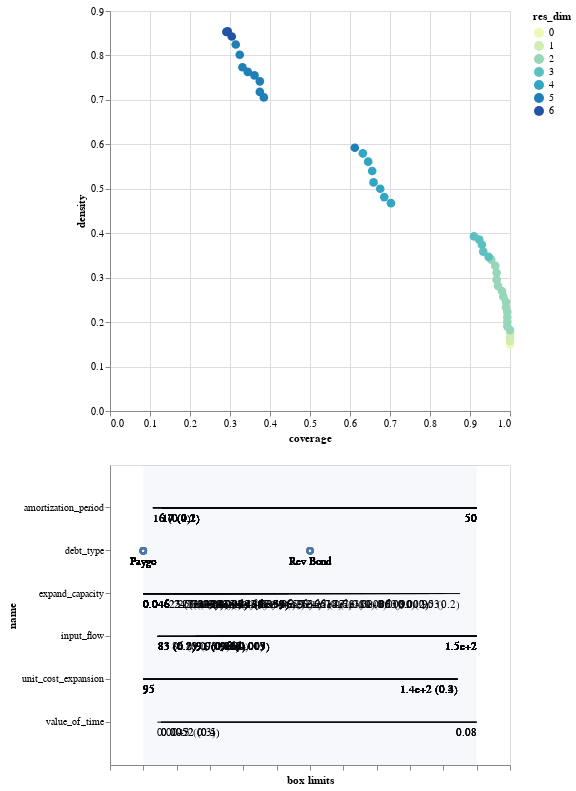

Here is the notebook cell this chart was saved with:
### Code cell
tradeoff = box1.inspect_tradeoff()
tradeoff

### Figure 1 — Vega-Lite specification as saved in the notebook (floating-point values rounded to 4 significant figures)
{"$schema": "https://vega.github.io/schema/vega-lite/v2.6.0.json", "config": {"view": {"height": 300, "width": 400}}, "datasets": {"data-9b987264d61400fddf5cb39d14beeb17": [{"coverage": 1, "density": 0.1495, "id": 0, "mass": 1, "mean": 0.1495, "res_dim": 0}, {"coverage": 1, "density": 0.1574, "id": 1, "mass": 0.95, "mean": 0.1574, "res_dim": 1}, {"coverage": 1, "density": 0.1657, "id": 2, "mass": 0.9025, "mean": 0.1657, "res_dim": 1}, {"coverage": 1, "density": 0.1744, "id": 3, "mass": 0.857, "mean": 0.1744, "res_dim": 1}, {"coverage": 1, "density": 0.1821, "id": 4, "mass": 0.821, "mean": 0.1821, "res_dim": 2}, {"coverage": 0.9933, "density": 0.1905, "id": 5, "mass": 0.7795, "mean": 0.1905, "res_dim": 2}, {"coverage": 0.9933, "density": 0.2005, "id": 6, "mass": 0.7405, "mean": 0.2005, "res_dim": 2}, {"coverage": 0.9933, "density": 0.2112, "id": 7, "mass": 0.703, "mean": 0.2112, "res_dim": 2}, {"coverage": 0.9933, "density": 0.2225, "id": 8, "mass": 0.6675, "mean": 0.2225, "res_dim": 2}, {"coverage": 0.99, "density": 0.2334, "id": 9, "mass": 0.634, "mean": 0.2334, "res_dim": 2}, {"coverage": 0.99, "density": 0.2458, "id": 10, "mass": 0.602, "mean": 0.2458, "res_dim": 2}, {"coverage": 0.9833, "density": 0.2572, "id": 11, "mass": 0.5715, "mean": 0.2572, "res_dim": 2}, {"coverage": 0.9799, "density": 0.27, "id": 12, "mass": 0.5425, "mean": 0.27, "res_dim": 2}, {"coverage": 0.9699, "density": 0.2816, "id": 13, "mass": 0.515, "mean": 0.2816, "res_dim": 2}, {"coverage": 0.9666, "density": 0.2955, "id": 14, "mass": 0.489, "mean": 0.2955, "res_dim": 2}, {"coverage": 0.9666, "density": 0.3111, "id": 15, "mass": 0.4645, "mean": 0.3111, "res_dim": 2}, {"coverage": 0.9632, "density": 0.3265, "id": 16, "mass": 0.441, "mean": 0.3265, "res_dim": 2}, {"coverage": 0.9532, "density": 0.3405, "id": 17, "mass": 0.4185, "mean": 0.3405, "res_dim": 2}, {"coverage": 0.9465, "density": 0.3468, "id": 18, "mass": 0.408, "mean": 0.3468, "res_dim": 3}, {"coverage": 0.9331, "density": 0.3586, "id": 19, "mass": 0.389, "mean": 0.3586, "res_dim": 3}, {"coverage": 0.9298, "density": 0.3742, "id": 20, "mass": 0.3715, "mean": 0.3742, "res_dim": 3}, {"coverage": 0.9231, "density": 0.3855, "id": 21, "mass": 0.358, "mean": 0.3855, "res_dim": 3}, {"coverage": 0.9097, "density": 0.3931, "id": 22, "mass": 0.346, "mean": 0.3931, "res_dim": 3}, {"coverage": 0.7023, "density": 0.4677, "id": 23, "mass": 0.2245, "mean": 0.4677, "res_dim": 4}, {"coverage": 0.6856, "density": 0.4812, "id": 24, "mass": 0.213, "mean": 0.4812, "res_dim": 4}, {"coverage": 0.6756, "density": 0.5, "id": 25, "mass": 0.202, "mean": 0.5, "res_dim": 4}, {"coverage": 0.6589, "density": 0.5144, "id": 26, "mass": 0.1915, "mean": 0.5144, "res_dim": 4}, {"coverage": 0.6555, "density": 0.5399, "id": 27, "mass": 0.1815, "mean": 0.5399, "res_dim": 4}, {"coverage": 0.6455, "density": 0.561, "id": 28, "mass": 0.172, "mean": 0.561, "res_dim": 4}, {"coverage": 0.6321, "density": 0.5798, "id": 29, "mass": 0.163, "mean": 0.5798, "res_dim": 4}, {"coverage": 0.612, "density": 0.5922, "id": 30, "mass": 0.1545, "mean": 0.5922, "res_dim": 5}, {"coverage": 0.3846, "density": 0.7055, "id": 31, "mass": 0.0815, "mean": 0.7055, "res_dim": 5}, {"coverage": 0.3746, "density": 0.7179, "id": 32, "mass": 0.078, "mean": 0.7179, "res_dim": 5}, {"coverage": 0.3746, "density": 0.7417, "id": 33, "mass": 0.0755, "mean": 0.7417, "res_dim": 5}, {"coverage": 0.3612, "density": 0.7552, "id": 34, "mass": 0.0715, "mean": 0.7552, "res_dim": 5}, {"coverage": 0.3445, "density": 0.763, "id": 35, "mass": 0.0675, "mean": 0.763, "res_dim": 5}, {"coverage": 0.3311, "density": 0.7734, "id": 36, "mass": 0.064, "mean": 0.7734, "res_dim": 5}, {"coverage": 0.3244, "density": 0.8017, "id": 37, "mass": 0.0605, "mean": 0.8017, "res_dim": 5}, {"coverage": 0.3144, "density": 0.8246, "id": 38, "mass": 0.057, "mean": 0.8246, "res_dim": 5}, {"coverage": 0.3043, "density": 0.8426, "id": 39, "mass": 0.054, "mean": 0.8426, "res_dim": 6}, {"coverage": 0.291, "density": 0.8529, "id": 40, "mass": 0.051, "mean": 0.8529, "res_dim": 6}, {"coverage": 0.2943, "density": 0.8544, "id": 41, "mass": 0.0515, "mean": 0.8544, "res_dim": 6}], "data-bb8d07f6df3d47a6a475317795287b23": [{"end": 1, "start": 0}], "data-dd42aa164922258746bc0a9a13bbf689": [{"id": 1, "maximum": 99.99, "minimum": 0.04576, "name": "expand_capacity", "qp_lower": -1, "qp_upper": 0.176, "x1": 0.04576, "x2": 95.01}, {"id": 2, "maximum": 99.99, "minimum": 0.04576, "name": "expand_capacity", "qp_lower": -1, "qp_upper": 0.03057, "x1": 0.04576, "x2": 90.23}, {"id": 3, "maximum": 99.99, "minimum": 0.04576, "name": "expand_capacity", "qp_lower": -1, "qp_upper": 0.00248, "x1": 0.04576, "x2": 85.68}, {"id": 4, "maximum": 99.99, "minimum": 0.04576, "name": "expand_capacity", "qp_lower": -1, "qp_upper": 0.002392, "x1": 0.04576, "x2": 85.68}, {"id": 4, "maximum": 150, "minimum": 80, "name": "input_flow", "qp_lower": 0.2156, "qp_upper": -1, "x1": 83, "x2": 150}, {"id": 5, "maximum": 99.99, "minimum": 0.04576, "name": "expand_capacity", "qp_lower": -1, "qp_upper": 0.000147, "x1": 0.04576, "x2": 81.45}, {"id": 5, "maximum": 150, "minimum": 80, "name": "input_flow", "qp_lower": 0.2099, "qp_upper": -1, "x1": 83, "x2": 150}, {"id": 6, "maximum": 99.99, "minimum": 0.04576, "name": "expand_capacity", "qp_lower": -1, "qp_upper": 2.957e-06, "x1": 0.04576, "x2": 77.21}, {"id": 6, "maximum": 150, "minimum": 80, "name": "input_flow", "qp_lower": 0.221, "qp_upper": -1, "x1": 83, "x2": 150}, {"id": 7, "maximum": 99.99, "minimum": 0.04576, "name": "expand_capacity", "qp_lower": -1, "qp_upper": 2.685e-08, "x1": 0.04576, "x2": 73.22}, {"id": 7, "maximum": 150, "minimum": 80, "name": "input_flow", "qp_lower": 0.2266, "qp_upper": -1, "x1": 83, "x2": 150}, {"id": 8, "maximum": 99.99, "minimum": 0.04576, "name": "expand_capacity", "qp_lower": -1, "qp_upper": 1.189e-10, "x1": 0.04576, "x2": 69.62}, {"id": 8, "maximum": 150, "minimum": 80, "name": "input_flow", "qp_lower": 0.2172, "qp_upper": -1, "x1": 83, "x2": 150}, {"id": 9, "maximum": 99.99, "minimum": 0.04576, "name": "expand_capacity", "qp_lower": -1, "qp_upper": 4.474e-13, "x1": 0.04576, "x2": 66.1}, {"id": 9, "maximum": 150, "minimum": 80, "name": "input_flow", "qp_lower": 0.2167, "qp_upper": -1, "x1": 83, "x2": 150}, {"id": 10, "maximum": 99.99, "minimum": 0.04576, "name": "expand_capacity", "qp_lower": -1, "qp_upper": 5.227e-16, "x1": 0.04576, "x2": 62.74}, {"id": 10, "maximum": 150, "minimum": 80, "name": "input_flow", "qp_lower": 0.2162, "qp_upper": -1, "x1": 83, "x2": 150}, {"id": 11, "maximum": 99.99, "minimum": 0.04576, "name": "expand_capacity", "qp_lower": -1, "qp_upper": 1.078e-18, "x1": 0.04576, "x2": 59.5}, {"id": 11, "maximum": 150, "minimum": 80, "name": "input_flow", "qp_lower": 0.2223, "qp_upper": -1, "x1": 83, "x2": 150}, {"id": 12, "maximum": 99.99, "minimum": 0.04576, "name": "expand_capacity", "qp_lower": -1, "qp_upper": 7.29e-22, "x1": 0.04576, "x2": 56.45}, {"id": 12, "maximum": 150, "minimum": 80, "name": "input_flow", "qp_lower": 0.2241, "qp_upper": -1, "x1": 83, "x2": 150}, {"id": 13, "maximum": 99.99, "minimum": 0.04576, "name": "expand_capacity", "qp_lower": -1, "qp_upper": 1.361e-24, "x1": 0.04576, "x2": 53.63}, {"id": 13, "maximum": 150, "minimum": 80, "name": "input_flow", "qp_lower": 0.217, "qp_upper": -1, "x1": 83, "x2": 150}, {"id": 14, "maximum": 99.99, "minimum": 0.04576, "name": "expand_capacity", "qp_lower": -1, "qp_upper": 4.005e-28, "x1": 0.04576, "x2": 50.95}, {"id": 14, "maximum": 150, "minimum": 80, "name": "input_flow", "qp_lower": 0.2144, "qp_upper": -1, "x1": 83, "x2": 150}, {"id": 15, "maximum": 99.99, "minimum": 0.04576, "name": "expand_capacity", "qp_lower": -1, "qp_upper": 3.22e-32, "x1": 0.04576, "x2": 48.41}, {"id": 15, "maximum": 150, "minimum": 80, "name": "input_flow", "qp_lower": 0.2117, "qp_upper": -1, "x1": 83, "x2": 150}, {"id": 16, "maximum": 99.99, "minimum": 0.04576, "name": "expand_capacity", "qp_lower": -1, "qp_upper": 3.366e-36, "x1": 0.04576, "x2": 45.83}, {"id": 16, "maximum": 150, "minimum": 80, "name": "input_flow", "qp_lower": 0.2227, "qp_upper": -1, "x1": 83, "x2": 150}, {"id": 17, "maximum": 99.99, "minimum": 0.04576, "name": "expand_capacity", "qp_lower": -1, "qp_upper": 1.599e-39, "x1": 0.04576, "x2": 43.59}, {"id": 17, "maximum": 150, "minimum": 80, "name": "input_flow", "qp_lower": 0.2097, "qp_upper": -1, "x1": 83, "x2": 150}, {"id": 18, "maximum": 50, "minimum": 15, "name": "amortization_period", "qp_lower": 0.3643, "qp_upper": -1, "x1": 16, "x2": 50}, {"id": 18, "maximum": 99.99, "minimum": 0.04576, "name": "expand_capacity", "qp_lower": -1, "qp_upper": 3.993e-39, "x1": 0.04576, "x2": 43.59}, {"id": 18, "maximum": 150, "minimum": 80, "name": "input_flow", "qp_lower": 0.2104, "qp_upper": -1, "x1": 83, "x2": 150}, {"id": 19, "maximum": 50, "minimum": 15, "name": "amortization_period", "qp_lower": 0.3557, "qp_upper": -1, "x1": 16, "x2": 50}, {"id": 19, "maximum": 99.99, "minimum": 0.04576, "name": "expand_capacity", "qp_lower": -1, "qp_upper": 5.721e-39, "x1": 0.04576, "x2": 43.59}, {"id": 19, "maximum": 150, "minimum": 80, "name": "input_flow", "qp_lower": 0.0699, "qp_upper": -1, "x1": 86, "x2": 150}, {"id": 20, "maximum": 50, "minimum": 15, "name": "amortization_period", "qp_lower": 0.3552, "qp_upper": -1, "x1": 16, "x2": 50}, {"id": 20, "maximum": 99.99, "minimum": 0.04576, "name": "expand_capacity", "qp_lower": -1, "qp_upper": 3.398e-39, "x1": 0.04576, "x2": 43.59}, {"id": 20, "maximum": 150, "minimum": 80, "name": "input_flow", "qp_lower": 0.009976, "qp_upper": -1, "x1": 89, "x2": 150}, {"id": 21, "maximum": 50, "minimum": 15, "name": "amortization_period", "qp_lower": 0.358, "qp_upper": -1, "x1": 16, "x2": 50}, {"id": 21, "maximum": 99.99, "minimum": 0.04576, "name": "expand_capacity", "qp_lower": -1, "qp_upper": 1.302e-39, "x1": 0.04576, "x2": 43.59}, {"id": 21, "maximum": 150, "minimum": 80, "name": "input_flow", "qp_lower": 0.00179, "qp_upper": -1, "x1": 91, "x2": 150}, {"id": 22, "maximum": 50, "minimum": 15, "name": "amortization_period", "qp_lower": 0.2216, "qp_upper": -1, "x1": 17, "x2": 50}, {"id": 22, "maximum": 99.99, "minimum": 0.04576, "name": "expand_capacity", "qp_lower": -1, "qp_upper": 9.793e-40, "x1": 0.04576, "x2": 43.59}, {"id": 22, "maximum": 150, "minimum": 80, "name": "input_flow", "qp_lower": 0.00194, "qp_upper": -1, "x1": 91, "x2": 150}, {"id": 23, "maximum": 50, "minimum": 15, "name": "amortization_period", "qp_lower": 0.1674, "qp_upper": -1, "x1": 17, "x2": 50}, {"id": 23, "maximum": 99.99, "minimum": 0.04576, "name": "expand_capacity", "qp_lower": -1, "qp_upper": 6.314e-34, "x1": 0.04576, "x2": 43.59}, {"id": 23, "maximum": 150, "minimum": 80, "name": "input_flow", "qp_lower": 0.004239, "qp_upper": -1, "x1": 91, "x2": 150}, {"id": 24, "maximum": 50, "minimum": 15, "name": "amortization_period", "qp_lower": 0.1529, "qp_upper": -1, "x1": 17, "x2": 50}, {"id": 24, "maximum": 99.99, "minimum": 0.04576, "name": "expand_capacity", "qp_lower": -1, "qp_upper": 2.43e-35, "x1": 0.04576, "x2": 41.86}, {"id": 24, "maximum": 150, "minimum": 80, "name": "input_flow", "qp_lower": 0.005283, "qp_upper": -1, "x1": 91, "x2": 150}, {"id": 25, "maximum": 50, "minimum": 15, "name": "amortization_period", "qp_lower": 0.145, "qp_upper": -1, "x1": 17, "x2": 50}, {"id": 25, "maximum": 99.99, "minimum": 0.04576, "name": "expand_capacity", "qp_lower": -1, "qp_upper": 7.454e-38, "x1": 0.04576, "x2": 39.87}, {"id": 25, "maximum": 150, "minimum": 80, "name": "input_flow", "qp_lower": 0.006289, "qp_upper": -1, "x1": 91, "x2": 150}, {"id": 26, "maximum": 50, "minimum": 15, "name": "amortization_period", "qp_lower": 0.1404, "qp_upper": -1, "x1": 17, "x2": 50}, {"id": 26, "maximum": 99.99, "minimum": 0.04576, "name": "expand_capacity", "qp_lower": -1, "qp_upper": 3.248e-39, "x1": 0.04576, "x2": 37.45}, {"id": 26, "maximum": 150, "minimum": 80, "name": "input_flow", "qp_lower": 0.008402, "qp_upper": -1, "x1": 91, "x2": 150}, {"id": 27, "maximum": 50, "minimum": 15, "name": "amortization_period", "qp_lower": 0.1632, "qp_upper": -1, "x1": 17, "x2": 50}, {"id": 27, "maximum": 99.99, "minimum": 0.04576, "name": "expand_capacity", "qp_lower": -1, "qp_upper": 4.797e-43, "x1": 0.04576, "x2": 35.16}, {"id": 27, "maximum": 150, "minimum": 80, "name": "input_flow", "qp_lower": 0.009992, "qp_upper": -1, "x1": 91, "x2": 150}, {"id": 28, "maximum": 50, "minimum": 15, "name": "amortization_period", "qp_lower": 0.1563, "qp_upper": -1, "x1": 17, "x2": 50}, {"id": 28, "maximum": 99.99, "minimum": 0.04576, "name": "expand_capacity", "qp_lower": -1, "qp_upper": 1.058e-45, "x1": 0.04576, "x2": 33.35}, {"id": 28, "maximum": 150, "minimum": 80, "name": "input_flow", "qp_lower": 0.01057, "qp_upper": -1, "x1": 91, "x2": 150}, {"id": 29, "maximum": 50, "minimum": 15, "name": "amortization_period", "qp_lower": 0.1654, "qp_upper": -1, "x1": 17, "x2": 50}, {"id": 29, "maximum": 99.99, "minimum": 0.04576, "name": "expand_capacity", "qp_lower": -1, "qp_upper": 1.157e-47, "x1": 0.04576, "x2": 31.56}, {"id": 29, "maximum": 150, "minimum": 80, "name": "input_flow", "qp_lower": 0.01054, "qp_upper": -1, "x1": 91, "x2": 150}, {"id": 30, "maximum": 50, "minimum": 15, "name": "amortization_period", "qp_lower": 0.1695, "qp_upper": -1, "x1": 17, "x2": 50}, {"id": 30, "maximum": 99.99, "minimum": 0.04576, "name": "expand_capacity", "qp_lower": -1, "qp_upper": 3.624e-46, "x1": 0.04576, "x2": 31.56}, {"id": 30, "maximum": 150, "minimum": 80, "name": "input_flow", "qp_lower": 0.01343, "qp_upper": -1, "x1": 91, "x2": 150}, {"id": 30, "maximum": 145.0, "minimum": 95.01, "name": "unit_cost_expansion", "qp_lower": -1, "qp_upper": 0.3505, "x1": 95.01, "x2": 142.1}, {"id": 31, "maximum": 50, "minimum": 15, "name": "amortization_period", "qp_lower": 0.1313, "qp_upper": -1, "x1": 17, "x2": 50}, {"id": 31, "maximum": 99.99, "minimum": 0.04576, "name": "expand_capacity", "qp_lower": -1, "qp_upper": 3.341e-29, "x1": 0.04576, "x2": 31.56}, {"id": 31, "maximum": 150, "minimum": 80, "name": "input_flow", "qp_lower": 0.05686, "qp_upper": -1, "x1": 91, "x2": 150}, {"id": 31, "maximum": 145.0, "minimum": 95.01, "name": "unit_cost_expansion", "qp_lower": -1, "qp_upper": 0.329, "x1": 95.01, "x2": 142.1}, {"id": 32, "maximum": 50, "minimum": 15, "name": "amortization_period", "qp_lower": 0.1845, "qp_upper": -1, "x1": 17, "x2": 50}, {"id": 32, "maximum": 99.99, "minimum": 0.04576, "name": "expand_capacity", "qp_lower": -1, "qp_upper": 3.091e-28, "x1": 0.04576, "x2": 31.56}, {"id": 32, "maximum": 150, "minimum": 80, "name": "input_flow", "qp_lower": 0.04409, "qp_upper": -1, "x1": 93, "x2": 150}, {"id": 32, "maximum": 145.0, "minimum": 95.01, "name": "unit_cost_expansion", "qp_lower": -1, "qp_upper": 0.3828, "x1": 95.01, "x2": 142.1}, {"id": 33, "maximum": 50, "minimum": 15, "name": "amortization_period", "qp_lower": 0.1934, "qp_upper": -1, "x1": 17, "x2": 50}, {"id": 33, "maximum": 99.99, "minimum": 0.04576, "name": "expand_capacity", "qp_lower": -1, "qp_upper": 1.819e-28, "x1": 0.04576, "x2": 31.56}, {"id": 33, "maximum": 150, "minimum": 80, "name": "input_flow", "qp_lower": 0.01062, "qp_upper": -1, "x1": 96, "x2": 150}, {"id": 33, "maximum": 145.0, "minimum": 95.01, "name": "unit_cost_expansion", "qp_lower": -1, "qp_upper": 0.4126, "x1": 95.01, "x2": 142.1}, {"id": 34, "maximum": 50, "minimum": 15, "name": "amortization_period", "qp_lower": 0.1607, "qp_upper": -1, "x1": 17, "x2": 50}, {"id": 34, "maximum": 99.99, "minimum": 0.04576, "name": "expand_capacity", "qp_lower": -1, "qp_upper": 1.863e-29, "x1": 0.04576, "x2": 29.72}, {"id": 34, "maximum": 150, "minimum": 80, "name": "input_flow", "qp_lower": 0.007482, "qp_upper": -1, "x1": 96, "x2": 150}, {"id": 34, "maximum": 145.0, "minimum": 95.01, "name": "unit_cost_expansion", "qp_lower": -1, "qp_upper": 0.3303, "x1": 95.01, "x2": 142.1}, {"id": 35, "maximum": 50, "minimum": 15, "name": "amortization_period", "qp_lower": 0.1812, "qp_upper": -1, "x1": 17, "x2": 50}, {"id": 35, "maximum": 99.99, "minimum": 0.04576, "name": "expand_capacity", "qp_lower": -1, "qp_upper": 8.408e-29, "x1": 0.04576, "x2": 27.57}, {"id": 35, "maximum": 150, "minimum": 80, "name": "input_flow", "qp_lower": 0.008588, "qp_upper": -1, "x1": 96, "x2": 150}, {"id": 35, "maximum": 145.0, "minimum": 95.01, "name": "unit_cost_expansion", "qp_lower": -1, "qp_upper": 0.321, "x1": 95.01, "x2": 142.1}, {"id": 36, "maximum": 50, "minimum": 15, "name": "amortization_period", "qp_lower": 0.1684, "qp_upper": -1, "x1": 17, "x2": 50}, {"id": 36, "maximum": 99.99, "minimum": 0.04576, "name": "expand_capacity", "qp_lower": -1, "qp_upper": 1.39e-28, "x1": 0.04576, "x2": 26.7}, {"id": 36, "maximum": 150, "minimum": 80, "name": "input_flow", "qp_lower": 0.007395, "qp_upper": -1, "x1": 96, "x2": 150}, {"id": 36, "maximum": 145.0, "minimum": 95.01, "name": "unit_cost_expansion", "qp_lower": -1, "qp_upper": 0.3095, "x1": 95.01, "x2": 142.1}, {"id": 37, "maximum": 50, "minimum": 15, "name": "amortization_period", "qp_lower": 0.1771, "qp_upper": -1, "x1": 17, "x2": 50}, {"id": 37, "maximum": 99.99, "minimum": 0.04576, "name": "expand_capacity", "qp_lower": -1, "qp_upper": 2.608e-30, "x1": 0.04576, "x2": 25.46}, {"id": 37, "maximum": 150, "minimum": 80, "name": "input_flow", "qp_lower": 0.006913, "qp_upper": -1, "x1": 96, "x2": 150}, {"id": 37, "maximum": 145.0, "minimum": 95.01, "name": "unit_cost_expansion", "qp_lower": -1, "qp_upper": 0.2827, "x1": 95.01, "x2": 142.1}, {"id": 38, "maximum": 50, "minimum": 15, "name": "amortization_period", "qp_lower": 0.1526, "qp_upper": -1, "x1": 17, "x2": 50}, {"id": 38, "maximum": 99.99, "minimum": 0.04576, "name": "expand_capacity", "qp_lower": -1, "qp_upper": 2.839e-31, "x1": 0.04576, "x2": 24.29}, {"id": 38, "maximum": 150, "minimum": 80, "name": "input_flow", "qp_lower": 0.005282, "qp_upper": -1, "x1": 96, "x2": 150}, {"id": 38, "maximum": 145.0, "minimum": 95.01, "name": "unit_cost_expansion", "qp_lower": -1, "qp_upper": 0.2577, "x1": 95.01, "x2": 142.1}, {"id": 39, "maximum": 50, "minimum": 15, "name": "amortization_period", "qp_lower": 0.173, "qp_upper": -1, "x1": 17, "x2": 50}, {"id": 39, "maximum": 99.99, "minimum": 0.04576, "name": "expand_capacity", "qp_lower": -1, "qp_upper": 2.491e-31, "x1": 0.04576, "x2": 24.29}, {"id": 39, "maximum": 150, "minimum": 80, "name": "input_flow", "qp_lower": 0.003127, "qp_upper": -1, "x1": 96, "x2": 150}, {"id": 39, "maximum": 145.0, "minimum": 95.01, "name": "unit_cost_expansion", "qp_lower": -1, "qp_upper": 0.2357, "x1": 95.01, "x2": 142.1}, {"id": 39, "maximum": 0.07996, "minimum": 0.001024, "name": "value_of_time", "qp_lower": 0.3662, "qp_upper": -1, "x1": 0.005203, "x2": 0.07996}, {"id": 40, "maximum": 50, "minimum": 15, "name": "amortization_period", "qp_lower": 0.2305, "qp_upper": -1, "x1": 17, "x2": 50}, {"id": 40, "maximum": 99.99, "minimum": 0.04576, "name": "expand_capacity", "qp_lower": -1, "qp_upper": 9.91e-30, "x1": 0.04576, "x2": 22.82}, {"id": 40, "maximum": 150, "minimum": 80, "name": "input_flow", "qp_lower": 0.006571, "qp_upper": -1, "x1": 96, "x2": 150}, {"id": 40, "maximum": 145.0, "minimum": 95.01, "name": "unit_cost_expansion", "qp_lower": -1, "qp_upper": 0.3069, "x1": 95.01, "x2": 142.1}, {"id": 40, "maximum": 0.07996, "minimum": 0.001024, "name": "value_of_time", "qp_lower": 0.4588, "qp_upper": -1, "x1": 0.005203, "x2": 0.07996}, {"id": 41, "maximum": 50, "minimum": 15, "name": "amortization_period", "qp_lower": 0.1577, "qp_upper": -1, "x1": 17, "x2": 50}, {"id": 41, "maximum": 99.99, "minimum": 0.04576, "name": "expand_capacity", "qp_lower": -1, "qp_upper": 2.914e-31, "x1": 0.04576, "x2": 22.82}, {"id": 41, "maximum": 150, "minimum": 80, "name": "input_flow", "qp_lower": 0.003073, "qp_upper": -1, "x1": 96, "x2": 150}, {"id": 41, "maximum": 145.0, "minimum": 95.01, "name": "unit_cost_expansion", "qp_lower": -1, "qp_upper": 0.2196, "x1": 95.01, "x2": 142.1}, {"id": 41, "maximum": 0.07996, "minimum": 0.001024, "name": "value_of_time", "qp_lower": 0.3386, "qp_upper": -1, "x1": 0.004332, "x2": 0.07996}], "data-eef51dfc33b89fdd0d72150eb2c96cec": [{"id": 23, "item": "Paygo", "n_items": 3, "name": "debt_type", "x": 0}, {"id": 23, "item": "Rev Bond", "n_items": 3, "name": "debt_type", "x": 0.5}, {"id": 24, "item": "Paygo", "n_items": 3, "name": "debt_type", "x": 0}, {"id": 24, "item": "Rev Bond", "n_items": 3, "name": "debt_type", "x": 0.5}, {"id": 25, "item": "Paygo", "n_items": 3, "name": "debt_type", "x": 0}, {"id": 25, "item": "Rev Bond", "n_items": 3, "name": "debt_type", "x": 0.5}, {"id": 26, "item": "Paygo", "n_items": 3, "name": "debt_type", "x": 0}, {"id": 26, "item": "Rev Bond", "n_items": 3, "name": "debt_type", "x": 0.5}, {"id": 27, "item": "Paygo", "n_items": 3, "name": "debt_type", "x": 0}, {"id": 27, "item": "Rev Bond", "n_items": 3, "name": "debt_type", "x": 0.5}, {"id": 28, "item": "Paygo", "n_items": 3, "name": "debt_type", "x": 0}, {"id": 28, "item": "Rev Bond", "n_items": 3, "name": "debt_type", "x": 0.5}, {"id": 29, "item": "Paygo", "n_items": 3, "name": "debt_type", "x": 0}, {"id": 29, "item": "Rev Bond", "n_items": 3, "name": "debt_type", "x": 0.5}, {"id": 30, "item": "Paygo", "n_items": 3, "name": "debt_type", "x": 0}, {"id": 30, "item": "Rev Bond", "n_items": 3, "name": "debt_type", "x": 0.5}, {"id": 31, "item": "Paygo", "n_items": 2, "name": "debt_type", "x": 0}, {"id": 32, "item": "Paygo", "n_items": 2, "name": "debt_type", "x": 0}, {"id": 33, "item": "Paygo", "n_items": 2, "name": "debt_type", "x": 0}, {"id": 34, "item": "Paygo", "n_items": 2, "name": "debt_type", "x": 0}, {"id": 35, "item": "Paygo", "n_items": 2, "name": "debt_type", "x": 0}, {"id": 36, "item": "Paygo", "n_items": 2, "name": "debt_type", "x": 0}, {"id": 37, "item": "Paygo", "n_items": 2, "name": "debt_type", "x": 0}, {"id": 38, "item": "Paygo", "n_items": 2, "name": "debt_type", "x": 0}, {"id": 39, "item": "Paygo", "n_items": 2, "name": "debt_type", "x": 0}, {"id": 40, "item": "Paygo", "n_items": 2, "name": "debt_type", "x": 0}, {"id": 41, "item": "Paygo", "n_items": 2, "name": "debt_type", "x": 0}]}, "vconcat": [{"data": {"name": "data-9b987264d61400fddf5cb39d14beeb17"}, "encoding": {"color": {"field": "res_dim", "scale": {"range": ["#eff9b6", "#d0edb3", "#97d6b9", "#5dc0c0", "#31a5c2", "#1f80b8", "#2354a3", "#21318d"]}, "type": "ordinal"}, "opacity": {"condition": {"selection": "selector001", "value": 1}, "value": 0.4}, "tooltip": [{"field": "id", "type": "ordinal"}, {"field": "coverage", "format": ".2", "type": "quantitative"}, {"field": "density", "format": ".2", "type": "quantitative"}, {"field": "res_dim", "type": "ordinal"}], "x": {"field": "coverage", "type": "quantitative"}, "y": {"field": "density", "type": "quantitative"}}, "height": 400, "mark": {"size": 75, "type": "circle"}, "selection": {"selector001": {"empty": "all", "fields": ["id"], "on": "click", "resolve": "global", "type": "single"}}, "width": 400}, {"layer": [{"data": {"name": "data-dd42aa164922258746bc0a9a13bbf689"}, "encoding": {"x": {"axis": {"grid": false, "labels": false, "title": "box limits"}, "field": "x_lower", "scale": {"domain": [0, 1], "padding": 0.1}, "type": "quantitative"}, "x2": {"field": "x_upper", "type": "quantitative"}, "y": {"field": "name", "scale": {"padding": 1}, "type": "nominal"}}, "mark": "rule", "transform": [{"as": "x_lower", "calculate": "(datum.x1-datum.minimum)/(datum.maximum-datum.minimum)"}, {"as": "x_upper", "calculate": "(datum.x2-datum.minimum)/(datum.maximum-datum.minimum)"}, {"filter": {"selection": "selector001"}}], "width": 400}, {"data": {"name": "data-dd42aa164922258746bc0a9a13bbf689"}, "encoding": {"text": {"field": "text", "type": "ordinal"}, "x": {"axis": {"grid": false, "labels": false, "title": "box limits"}, "field": "x_lower", "scale": {"domain": [0, 1], "padding": 0.1}, "type": "quantitative"}, "x2": {"field": "x_upper", "type": "quantitative"}, "y": {"field": "name", "scale": {"padding": 1}, "type": "nominal"}}, "mark": {"align": "left", "baseline": "top", "dy": 5, "type": "text"}, "transform": [{"as": "x_lower", "calculate": "(datum.x1-datum.minimum)/(datum.maximum-datum.minimum)"}, {"as": "x_upper", "calculate": "(datum.x2-datum.minimum)/(datum.maximum-datum.minimum)"}, {"filter": {"selection": "selector001"}}, {"as": "text", "calculate": "datum.qp_lower>0?format(datum.x1, \".2\")+\" (\"+format(datum.qp_lower, \".1~g\")+\")\" :format(datum.x1, \".2\")"}], "width": 400}, {"data": {"name": "data-dd42aa164922258746bc0a9a13bbf689"}, "encoding": {"text": {"field": "text", "type": "ordinal"}, "x": {"field": "x_upper", "type": "quantitative"}, "x2": {"field": "x_upper", "type": "quantitative"}, "y": {"field": "name", "scale": {"padding": 1}, "type": "nominal"}}, "mark": {"align": "right", "baseline": "top", "dy": 5, "type": "text"}, "transform": [{"as": "x_lower", "calculate": "(datum.x1-datum.minimum)/(datum.maximum-datum.minimum)"}, {"as": "x_upper", "calculate": "(datum.x2-datum.minimum)/(datum.maximum-datum.minimum)"}, {"filter": {"selection": "selector001"}}, {"as": "text", "calculate": "datum.qp_upper>0?format(datum.x2, \".2\")+\" (\"+format(datum.qp_upper, \".1\")+\")\" :format(datum.x2, \".2\")"}], "width": 400}, {"data": {"name": "data-bb8d07f6df3d47a6a475317795287b23"}, "encoding": {"x": {"field": "start", "type": "quantitative"}, "x2": {"field": "end", "type": "quantitative"}}, "mark": {"opacity": 0.05, "type": "rect"}}, {"data": {"name": "data-eef51dfc33b89fdd0d72150eb2c96cec"}, "encoding": {"x": {"field": "x", "type": "quantitative"}, "y": {"field": "name", "type": "nominal"}}, "mark": "point", "transform": [{"filter": {"selection": "selector001"}}], "width": 400}, {"data": {"name": "data-eef51dfc33b89fdd0d72150eb2c96cec"}, "encoding": {"text": {"field": "item", "type": "nominal"}, "x": {"field": "x", "type": "quantitative"}, "y": {"field": "name", "type": "nominal"}}, "mark": {"align": "center", "baseline": "top", "dy": 5, "type": "text"}, "transform": [{"filter": {"selection": "selector001"}}], "width": 400}]}]}
